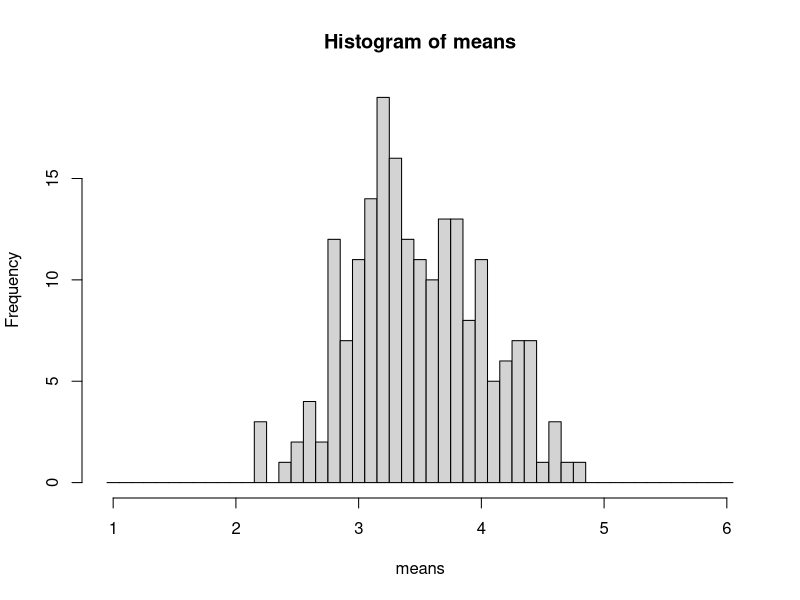

Source code (R):
n = 10
r = 200 #repeats 



pdf('student_activity.pdf',width=7,height=5)
means = c()
for(j in 1:r)
{
    xbar = mean(sample(1:6,n,replace=T))
    means = c(means, xbar)
}
hist(means,breaks=(n-1):(6*n)/n+1/2/n)

dev.off()
